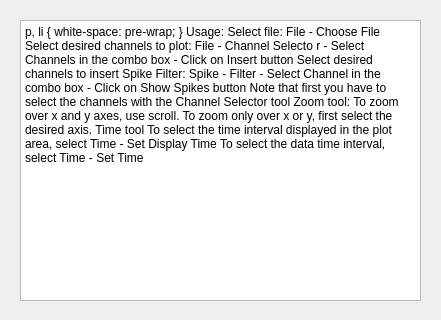
<?xml version="1.0" encoding="UTF-8"?>
<ui version="4.0">
 <class>Help</class>
 <widget class="QDialog" name="Help">
  <property name="geometry">
   <rect>
    <x>0</x>
    <y>0</y>
    <width>441</width>
    <height>320</height>
   </rect>
  </property>
  <property name="windowTitle">
   <string>Dialog</string>
  </property>
  <widget class="QTextBrowser" name="textBrowser">
   <property name="geometry">
    <rect>
     <x>20</x>
     <y>20</y>
     <width>401</width>
     <height>281</height>
    </rect>
   </property>
   <property name="html">
    <string>&lt;!DOCTYPE HTML PUBLIC &quot;-//W3C//DTD HTML 4.0//EN&quot; &quot;http://www.w3.org/TR/REC-html40/strict.dtd&quot;&gt;
&lt;html&gt;&lt;head&gt;&lt;meta name=&quot;qrichtext&quot; content=&quot;1&quot; /&gt;&lt;style type=&quot;text/css&quot;&gt;
p, li { white-space: pre-wrap; }
&lt;/style&gt;&lt;/head&gt;&lt;body style=&quot; font-family:'MS Shell Dlg 2'; font-size:8.25pt; font-weight:400; font-style:normal;&quot;&gt;
&lt;p style=&quot; margin-top:0px; margin-bottom:0px; margin-left:0px; margin-right:0px; -qt-block-indent:0; text-indent:0px;&quot;&gt;&lt;span style=&quot; font-weight:600; color:#5500ff;&quot;&gt;Usage:&lt;/span&gt;&lt;/p&gt;
&lt;p style=&quot; margin-top:0px; margin-bottom:0px; margin-left:0px; margin-right:0px; -qt-block-indent:0; text-indent:0px;&quot;&gt;Select file: &lt;span style=&quot; font-style:italic;&quot;&gt;File&lt;/span&gt; -&amp;gt; &lt;span style=&quot; font-style:italic;&quot;&gt;Choose File&lt;/span&gt;&lt;/p&gt;
&lt;p style=&quot;-qt-paragraph-type:empty; margin-top:0px; margin-bottom:0px; margin-left:0px; margin-right:0px; -qt-block-indent:0; text-indent:0px;&quot;&gt;&lt;br /&gt;&lt;/p&gt;
&lt;p style=&quot; margin-top:0px; margin-bottom:0px; margin-left:0px; margin-right:0px; -qt-block-indent:0; text-indent:0px;&quot;&gt;&lt;span style=&quot; font-weight:600; color:#ff0000;&quot;&gt;Select desired channels to plot: &lt;/span&gt;&lt;/p&gt;
&lt;p style=&quot; margin-top:0px; margin-bottom:0px; margin-left:0px; margin-right:0px; -qt-block-indent:0; text-indent:0px;&quot;&gt;&lt;span style=&quot; font-style:italic;&quot;&gt;File&lt;/span&gt; -&amp;gt;&lt;span style=&quot; font-style:italic;&quot;&gt; Channel Selecto&lt;/span&gt;r -&amp;gt; Select Channels in the combo box -&amp;gt; Click on &lt;span style=&quot; font-style:italic;&quot;&gt;Insert&lt;/span&gt; button&lt;/p&gt;
&lt;p style=&quot;-qt-paragraph-type:empty; margin-top:0px; margin-bottom:0px; margin-left:0px; margin-right:0px; -qt-block-indent:0; text-indent:0px;&quot;&gt;&lt;br /&gt;&lt;/p&gt;
&lt;p style=&quot; margin-top:0px; margin-bottom:0px; margin-left:0px; margin-right:0px; -qt-block-indent:0; text-indent:0px;&quot;&gt;&lt;span style=&quot; font-weight:600; color:#ff0000;&quot;&gt;Select desired channels to insert Spike Filter: &lt;/span&gt;&lt;/p&gt;
&lt;p style=&quot; margin-top:0px; margin-bottom:0px; margin-left:0px; margin-right:0px; -qt-block-indent:0; text-indent:0px;&quot;&gt;&lt;span style=&quot; font-style:italic;&quot;&gt;Spike&lt;/span&gt; -&amp;gt; &lt;span style=&quot; font-style:italic;&quot;&gt;Filter&lt;/span&gt; -&amp;gt; Select Channel in the combo box -&amp;gt; Click on &lt;span style=&quot; font-style:italic;&quot;&gt;Show Spikes&lt;/span&gt; button&lt;/p&gt;
&lt;p style=&quot; margin-top:0px; margin-bottom:0px; margin-left:0px; margin-right:0px; -qt-block-indent:0; text-indent:0px;&quot;&gt;Note that first you have to select the channels with the Channel Selector tool&lt;/p&gt;
&lt;p style=&quot;-qt-paragraph-type:empty; margin-top:0px; margin-bottom:0px; margin-left:0px; margin-right:0px; -qt-block-indent:0; text-indent:0px;&quot;&gt;&lt;br /&gt;&lt;/p&gt;
&lt;p style=&quot; margin-top:0px; margin-bottom:0px; margin-left:0px; margin-right:0px; -qt-block-indent:0; text-indent:0px;&quot;&gt;&lt;span style=&quot; font-weight:600; color:#ff0000;&quot;&gt;Zoom tool:&lt;/span&gt;&lt;/p&gt;
&lt;p style=&quot; margin-top:0px; margin-bottom:0px; margin-left:0px; margin-right:0px; -qt-block-indent:0; text-indent:0px;&quot;&gt;To zoom over x and y axes, use scroll.&lt;/p&gt;
&lt;p style=&quot; margin-top:0px; margin-bottom:0px; margin-left:0px; margin-right:0px; -qt-block-indent:0; text-indent:0px;&quot;&gt;To zoom only over x or y, first select the desired axis.&lt;/p&gt;
&lt;p style=&quot;-qt-paragraph-type:empty; margin-top:0px; margin-bottom:0px; margin-left:0px; margin-right:0px; -qt-block-indent:0; text-indent:0px;&quot;&gt;&lt;br /&gt;&lt;/p&gt;
&lt;p style=&quot; margin-top:0px; margin-bottom:0px; margin-left:0px; margin-right:0px; -qt-block-indent:0; text-indent:0px;&quot;&gt;&lt;span style=&quot; font-weight:600; color:#ff0000;&quot;&gt;Time tool&lt;/span&gt;&lt;/p&gt;
&lt;p style=&quot; margin-top:0px; margin-bottom:0px; margin-left:0px; margin-right:0px; -qt-block-indent:0; text-indent:0px;&quot;&gt;To select the time interval displayed in the plot area, select &lt;span style=&quot; font-style:italic;&quot;&gt;Time&lt;/span&gt; -&amp;gt; &lt;span style=&quot; font-style:italic;&quot;&gt;Set Display Time&lt;/span&gt;&lt;/p&gt;
&lt;p style=&quot; margin-top:0px; margin-bottom:0px; margin-left:0px; margin-right:0px; -qt-block-indent:0; text-indent:0px;&quot;&gt;To select the data time interval, select &lt;span style=&quot; font-style:italic;&quot;&gt;Time&lt;/span&gt; -&amp;gt; &lt;span style=&quot; font-style:italic;&quot;&gt;Set Time&lt;/span&gt;&lt;/p&gt;&lt;/body&gt;&lt;/html&gt;</string>
   </property>
  </widget>
 </widget>
 <resources/>
 <connections/>
</ui>
